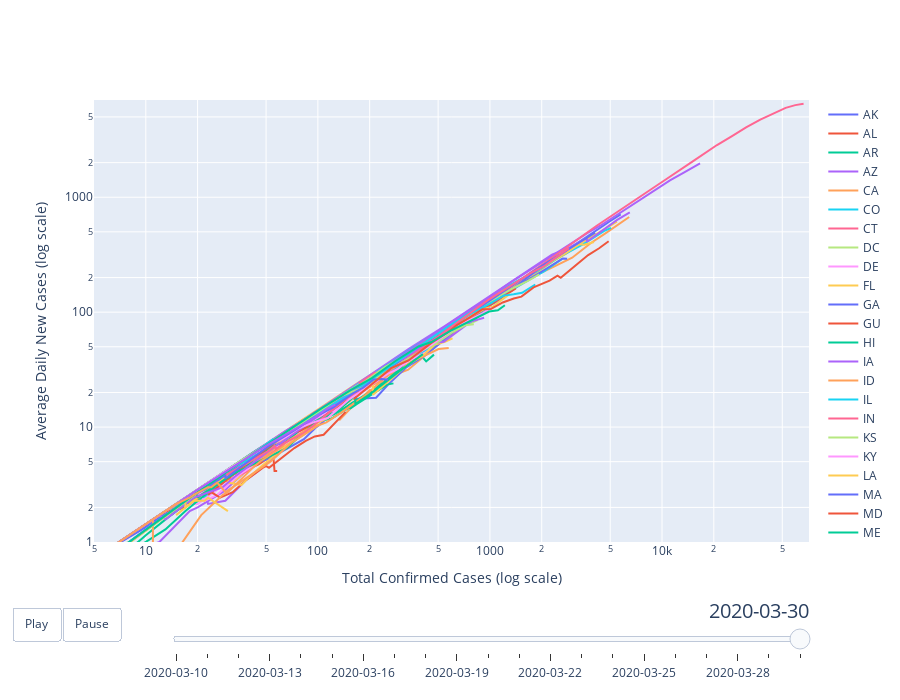

Notebook cell for this chart:
### Code cell
#hide_input
fig_dict["layout"]["sliders"] = [sliders_dict]
fig = go.Figure(fig_dict)
fig.show()
